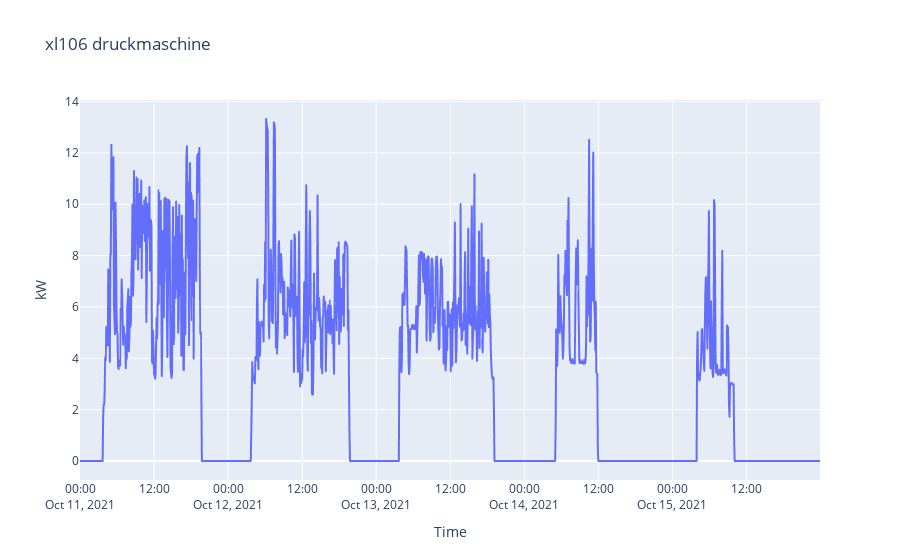

The cell this chart's notebook holds for it:
### Code cell
px.line(
    x=df.index, y=df.kw, 
    title='xl106 druckmaschine',
    labels={
        'x': 'Time',
        'y': 'kW'
    },
    markers=False)

### Figure 1 — Plotly figure (JSON) as saved in the notebook; plotly's stock layout.template omitted (floating-point values rounded to 4 significant figures; data arrays with more than 128 entries replaced by an {"elided": "..."} marker saying what was removed)
{"data": [{"hovertemplate": "Time=%{x}<br>kW=%{y}<extra></extra>", "legendgroup": "", "line": {"color": "#636efa", "dash": "solid"}, "marker": {"symbol": "circle"}, "mode": "lines", "name": "", "showlegend": false, "type": "scattergl", "x": {"elided": "1440 str values"}, "xaxis": "x", "y": {"elided": "1440 float values"}, "yaxis": "y"}], "layout": {"legend": {"tracegroupgap": 0}, "title": {"text": "xl106 druckmaschine"}, "xaxis": {"anchor": "y", "domain": [0, 1], "title": {"text": "Time"}}, "yaxis": {"anchor": "x", "domain": [0, 1], "title": {"text": "kW"}}}}
